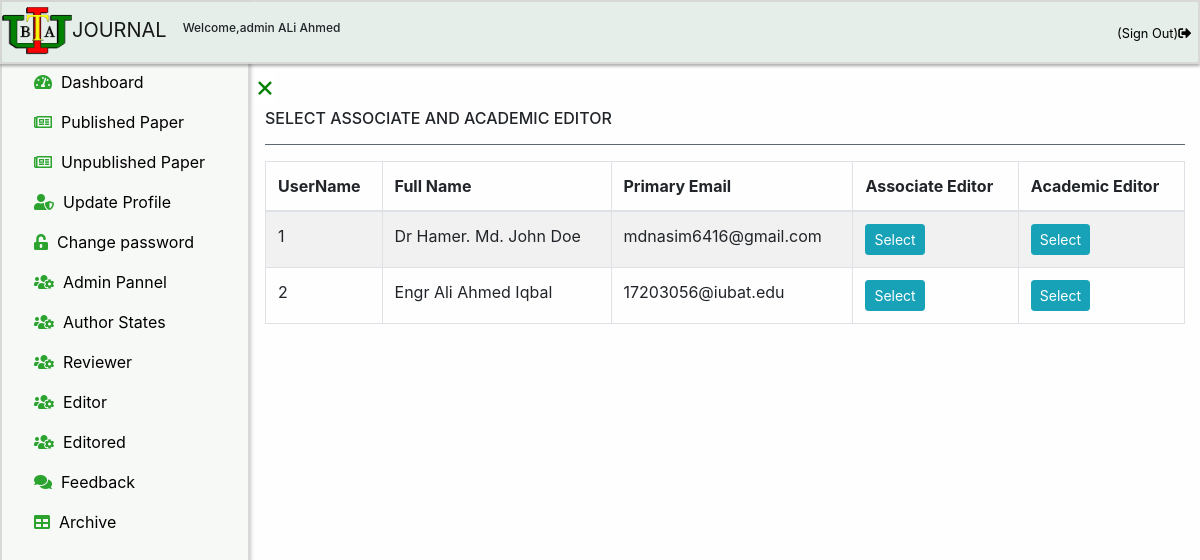
Before: /admin/selecteditor.php (signed in) with the older database file.
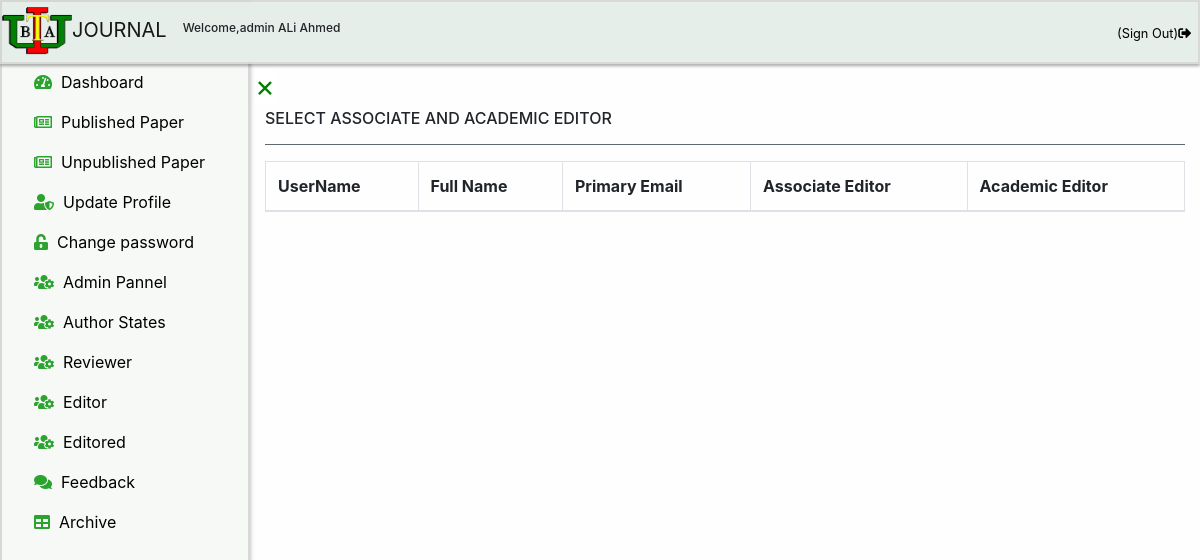
After: the same page with the newer database file.
### tables this page shows
CREATE TABLE `author` (
  `id` int(11) NOT NULL,
  `username` varchar(100) NOT NULL,
  `title` varchar(100) NOT NULL,
  `firstname` varchar(100) NOT NULL,
  `middlename` varchar(100) DEFAULT NULL,
  `lastname` varchar(100) NOT NULL,
  `primaryemail` varchar(100) NOT NULL,
  `primaryemailcc` varchar(100) NOT NULL,
  `secondaryemail` varchar(100) NOT NULL,
  `secondaryemailcc` varchar(100) NOT NULL,
  `password` varchar(100) NOT NULL,
  `contact` varchar(100) NOT NULL,
  `address` varchar(100) NOT NULL,
  `registrationtime` timestamp NOT NULL DEFAULT current_timestamp(),
  `reviewerselection` int(11) DEFAULT NULL,
  `validation_code` varchar(255) NOT NULL,
  `activation` int(11) DEFAULT NULL,
  `associateeditor` int(100) DEFAULT NULL,
  `academiceditor` int(100) DEFAULT NULL
);

### admin/selecteditor.php (the view, shortened to what this page needs)
<?php
include('../link/config.php');
if(strlen($_SESSION['alogin'])=="")
    {
    header("Location: ../adminlogin");
    }
    else
    {
     $editoremail = $_SESSION["email"];
     $sql = "SELECT admin.id,admin.fullname,admin.password,admin.contact FROM admin WHERE email='$editoremail'";
     $query = $dbh->prepare($sql);
     $query->execute();
     if($query->rowCount() > 0)
     {
?>
<!DOCTYPE html>
<html lang="en">
<head>
    <link rel="stylesheet" href="../css/bootstrap.min.css">
    <link rel="stylesheet" href="../css/jquery.dataTables.min.css">
    <link rel="stylesheet" href="../css/index.css">
    <link rel="stylesheet" href="../css/fontawesome.v5.3.1.all.css">
</head>
<body>
<div class="sticky-top header-floating">
<?php
include 'header.php';
?>
</div>
<div id="mySidebar" class="sidebar">
  <?php
  include 'sidebar.php';
  ?>
</div>
<div id="main">
<a href="javascript:void(0)" class="closebtn" id="closesignof" onclick="closeNav()">×</a>
<div class="container">
  <h6>SELECT ASSOCIATE AND ACADEMIC EDITOR</h6>
  <hr class="bg-secondary" >
  <div class="table-responsive table-responsive-lg table-responsize-xl table-responsive-sm">
<table  id="dtBasicExample" class="table table-striped table-bordered table-hover"  cellspacing="0">
<thead>
        <tr>
            <th >UserName</th>
            <th >Full Name</th>
            <th >Primary Email</th>
            <th>Associate Editor</th>
            <th >Academic Editor</th>
        </tr>
</thead>
<tbody id="myTable-admin">
<?php $sql = "SELECT author.id,author.username,author.title,author.firstname,author.middlename,author.lastname,author.primaryemail,author.primaryemailcc,author.secondaryemail,author.secondaryemailcc,author.contact,author.address,author.registrationtime,author.reviewerselection,author.associateeditor,author.academiceditor from author ";
$query = $dbh->prepare($sql);
$query->execute();
$results=$query->fetchAll(PDO::FETCH_OBJ);
$cnt=1;
if($query->rowCount() > 0)
{
foreach($results as $result)
{
    $title = htmlentities($result->title);
    $firstname = htmlentities($result->firstname);
    $middlename = htmlentities($result->middlename);
    $lastname = htmlentities($result->lastname);
    $fullname = $title.' '.$firstname.' '.$middlename.' '.$lastname;
    $associateeditor = htmlentities($result->associateeditor);
    $academiceditor = htmlentities($result->academiceditor);
    ?>
<tr>
<td class="result-color1"><?php echo htmlentities($result->id);?></td>
            <td ><?php echo $fullname ;?></td>
            <td ><?php echo htmlentities($result->primaryemail);?></td>
            <td>
            <?php if ($associateeditor==1) {
              echo "<b class='btn btn-sm btn-success text-white'>Selected</b>";
             } else { ?>
            <form method="post">
            <button type="submit" name="select-associateeditor" class="btn btn-info btn-sm">Select</button>
            </form>
            <?php  } ?>
            </td>
            <td>
            <?php if ($academiceditor==1) {
              echo "<b class='btn btn-sm btn-success text-white'>Selected</b>";
             } else { ?>
           <form method="post">
            <button type="submit" name="select-academiceditor" class="btn btn-info btn-sm">Select</button>
            </form>
            <?php  } ?>
            </td>
</tr>
<?php $cnt=$cnt+1;}} ?>
    </tbody>
</table>
</div>
</div>
</div>
</body>
</html>
<?php
}
else {
  echo "<script>alert('You are not a Chief Editor.Try to log in as a Chief Editor');</script>";
  header("refresh:0;url=../adminlogin");
}
}
?>

### admin/header.php (shortened to what this page needs)
<?php
include('../link/config.php');
if(strlen($_SESSION['alogin'])=="")
    {
    header("Location:../adminlogin");
    } else {
      $adminemail = $_SESSION["email"];
       $sql = "SELECT admin.id,admin.fullname,admin.password,admin.contact FROM admin WHERE email='$adminemail'";
      $query = $dbh->prepare($sql);
      $query->execute();
      $results=$query->fetchAll(PDO::FETCH_OBJ);
      if($query->rowCount() > 0)
      {
        foreach($results as $result) {
?>
<!DOCTYPE html>
<html lang="en">
<head>
    <link rel="stylesheet" href="../css/heading.css">
    <link rel="stylesheet" href="../css/bootstrap.min.css">
    <link rel="stylesheet" href="https://use.fontawesome.com/releases/v5.3.1/css/all.css">
</head>
<body>
<nav class="navbar nav-class navbar-expand-lg navbar-light">
  <a class="navbar-brand" href="dashboard"><img src="../images/Iubat-logo.png">JOURNAL</a>
  <h6 style="font-size:12px;">Welcome,<?php  echo htmlentities($result->fullname);  } ?></h6>
  <div class="collapse navbar-collapse" id="navbarSupportedContent">
    <ul class="navbar-nav ml-auto ul-nav">
        <li class="nav-item active" >
        <span class="navbar-text"><a class="nav-link" href="logout" onclick="return confirm('Are you sure you want Logging out the system?');" title = "Sign Out"><small>(Sign Out)</small><i class="fas fa-sign-out-alt"></i></a></span>
        </li>
        </ul>
  </div>
</nav>
</body>
</html>
    <?php }
    else {
      echo "<script>alert('You are not an Editor.Try to log in as an Editor');</script>";
      header("refresh:0;url=../adminlogin");
    }
   }?>

Changed rows visible on the page:
removed author: id "1", fullname "Dr Hamer. Md. John Doe", primaryemail "mdnasim6416@gmail.com"
removed author: id "2", fullname "Engr Ali Ahmed Iqbal", primaryemail "17203056@iubat.edu"
